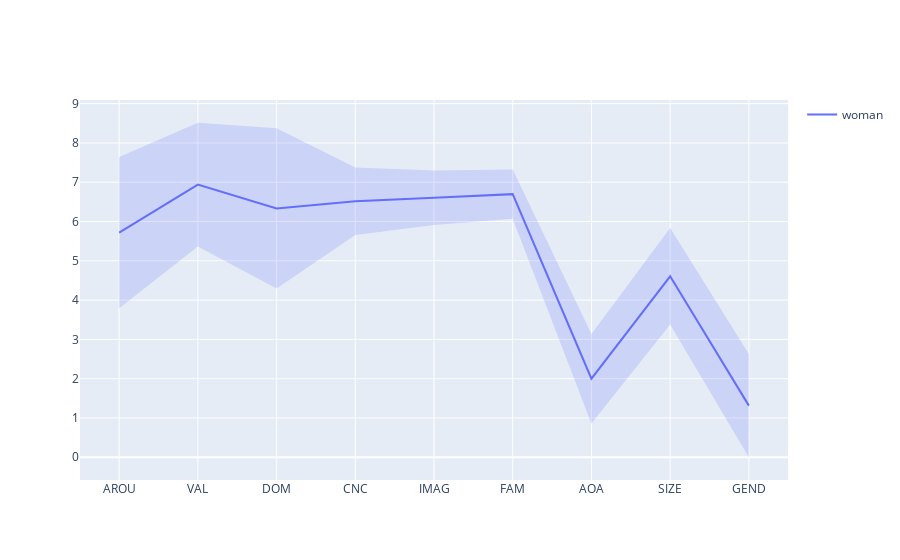

Notebook code for this chart:
### Code cell
viz_GlasgowR(words=['woman'], dataframe=glasgow)

### Figure 1 — Plotly figure (JSON) as saved in the notebook; plotly's stock layout.template omitted (floating-point values rounded to 4 significant figures)
{"data": [{"line": {"color": "#636EFA"}, "mode": "lines", "name": "woman", "showlegend": true, "type": "scatter", "x": [1, 2, 3, 4, 5, 6, 7, 8, 9], "y": [5.719, 6.939, 6.333, 6.515, 6.606, 6.697, 2, 4.606, 1.314]}, {"fill": "toself", "fillcolor": "rgba(99, 110, 250, 0.2)", "hoverinfo": "skip", "line": {"color": "rgba(255,255,255,0)"}, "showlegend": false, "type": "scatter", "x": [1, 2, 3, 4, 5, 6, 7, 8, 9, 9, 8, 7, 6, 5, 4, 3, 2, 1], "y": [7.643, 8.514, 8.373, 7.372, 7.3, 7.324, 3.138, 5.835, 2.628, 0, 3.377, 0.862, 6.07, 5.912, 5.658, 4.293, 5.364, 3.795]}], "layout": {"xaxis": {"tickmode": "array", "ticktext": ["AROU", "VAL", "DOM", "CNC", "IMAG", "FAM", "AOA", "SIZE", "GEND"], "tickvals": [1, 2, 3, 4, 5, 6, 7, 8, 9]}}}
